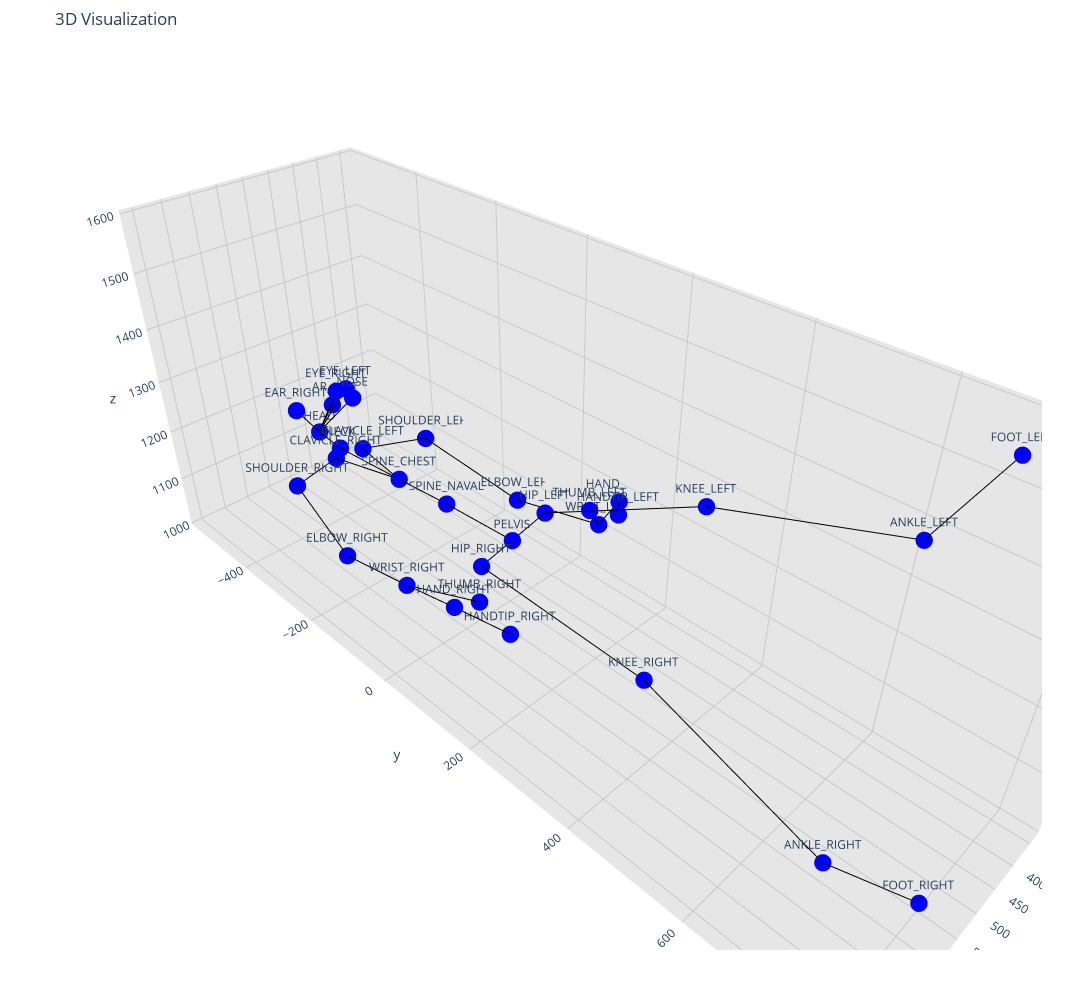

The notebook cell saved with this chart:
### Code cell
import torch
import pandas as pd
import plotly.graph_objs as go
from torch_geometric.data import Data

# Load the dataset
file_path = r"C:\Users\RAZER\Downloads\kinzData_panda_2025-05-28_02-45AM.csv"

df = pd.read_csv(file_path)
df = merged_df

# Define anatomical connections as edges
edges = torch.tensor([
    [0, 2],  # FOOT_RIGHT to ANKLE_RIGHT
    [1, 3],  # FOOT_LEFT to ANKLE_LEFT
    [2, 4],  # ANKLE_RIGHT to KNEE_RIGHT
    [3, 5],  # ANKLE_LEFT to KNEE_LEFT
    [4, 6],  # KNEE_RIGHT to HIP_RIGHT
    [5, 7],  # KNEE_LEFT to HIP_LEFT
    [6, 8],  # HIP_RIGHT to PELVIS
    [7, 8],  # HIP_LEFT to PELVIS
    [8, 9],  # PELVIS to SPINE_NAVAL
    [9, 10], # SPINE_NAVAL to SPINE_CHEST
    [10, 11],# SPINE_CHEST to CLAVICLE_RIGHT
    [10, 12],# SPINE_CHEST to CLAVICLE_LEFT
    [11, 13],# CLAVICLE_RIGHT to SHOULDER_RIGHT
    [12, 14],# CLAVICLE_LEFT to SHOULDER_LEFT
    [13, 15],# SHOULDER_RIGHT to ELBOW_RIGHT
    [14, 16],# SHOULDER_LEFT to ELBOW_LEFT
    [15, 17],# ELBOW_RIGHT to WRIST_RIGHT
    [16, 18],# ELBOW_LEFT to WRIST_LEFT
    [17, 19],# WRIST_RIGHT to HAND_RIGHT
    [18, 20],# WRIST_LEFT to HAND_LEFT
    [19, 21],# HAND_RIGHT to HANDTIP_RIGHT
    [20, 22],# HAND_LEFT to HANDTIP_LEFT
    [17, 23],# HANDTIP_RIGHT to THUMB_RIGHT
    [18, 24],# HANDTIP_LEFT to THUMB_LEFT
    [10, 25],# SPINE_CHEST to NECK
    [25, 26],# NECK to HEAD
    [26, 27],
    [26, 28],
    [26, 29],
    [26, 30],
    [26, 31]
]).t().contiguous()

# List of joints in the order they appear in the DataFrame
joints = [
    'FOOT_RIGHT', 'FOOT_LEFT', 'ANKLE_RIGHT', 'ANKLE_LEFT', 'KNEE_RIGHT', 'KNEE_LEFT',
    'HIP_RIGHT', 'HIP_LEFT', 'PELVIS', 'SPINE_NAVAL', 'SPINE_CHEST',
    'CLAVICLE_RIGHT', 'CLAVICLE_LEFT', 'SHOULDER_RIGHT', 'SHOULDER_LEFT',
    'ELBOW_RIGHT', 'ELBOW_LEFT', 'WRIST_RIGHT', 'WRIST_LEFT', 'HAND_RIGHT',
    'HAND_LEFT', 'HANDTIP_RIGHT', 'HANDTIP_LEFT', 'THUMB_RIGHT', 'THUMB_LEFT',
    'NECK', 'HEAD', 'NOSE', 'EYE_LEFT', 'EAR_LEFT', 'EYE_RIGHT', 'EAR_RIGHT'
]

# Function to extract node features and create a Data object
def create_data_object_vis(row):
    node_features = []
    node_positions = []  # Store (x, y, z) positions separately for Plotly visualization

    for joint in joints:
        x = row[f'{joint}_X']
        y = row[f'{joint}_Y']
        z = row[f'{joint}_Z']
        node_features.append([x, y, z])
        node_positions.append((x, y, z))  # Save position for each joint

    node_features = torch.tensor(node_features, dtype=torch.float)

    # Extract label (assuming 'frailty' is the target column)
    label = torch.tensor([row['t_uniform']], dtype=torch.float)

    # Create the Data object
    data = Data(x=node_features, edge_index=edges, y=label)

    return data, node_positions

# Function to plot the graph using Plotly
def plot_graph(node_positions):
    # Extract x, y, z coordinates from node_positions
    x_coords = [pos[0] for pos in node_positions]
    y_coords = [pos[1] for pos in node_positions]
    z_coords = [pos[2] for pos in node_positions]

    # Create edges for Plotly
    edge_x = []
    edge_y = []
    edge_z = []
    for edge in edges.t().tolist():
        x0, y0, z0 = node_positions[edge[0]]
        x1, y1, z1 = node_positions[edge[1]]
        edge_x.extend([x0, x1, None])
        edge_y.extend([y0, y1, None])
        edge_z.extend([z0, z1, None])

    # Plot the edges
    edge_trace = go.Scatter3d(
        x=edge_x, y=edge_y, z=edge_z,
        mode='lines',
        line=dict(color='black', width=2),
        hoverinfo='none'
    )

    # Plot the nodes with joint names
    node_trace = go.Scatter3d(
        x=x_coords, y=y_coords, z=z_coords,
        mode='markers+text',
        marker=dict(size=6, color='blue'),
        text=joints,  # Use the joint names as text labels
        hoverinfo='text'
    )

    # Create the figure with gridlines and joint names
    fig = go.Figure(
    data=[edge_trace, node_trace],
    layout=go.Layout(
        title='3D Visualization',
        width=2000,  # Increase width
        height=1000,  # Increase height
        showlegend=False,
        scene=dict(
            xaxis=dict(
                showbackground=True,
                backgroundcolor="rgb(230, 230, 230)",
                gridcolor="rgb(200, 200, 200)",
                showgrid=True,
                zerolinecolor="rgb(200, 200, 200)",
            ),
            yaxis=dict(
                showbackground=True,
                backgroundcolor="rgb(230, 230, 230)",
                gridcolor="rgb(200, 200, 200)",
                showgrid=True,
                zerolinecolor="rgb(200, 200, 200)",
            ),
            zaxis=dict(
                showbackground=True,
                backgroundcolor="rgb(230, 230, 230)",
                gridcolor="rgb(200, 200, 200)",
                showgrid=True,
                zerolinecolor="rgb(200, 200, 200)",
            ),
        ),
        margin=dict(l=50, r=50, b=50, t=50),))

    fig.show()

# Example usage with a single row (e.g., the first row in your DataFrame)
single_row = df.iloc[7]
data, node_positions = create_data_object_vis(single_row)

# Plot the graph using Plotly
plot_graph(node_positions)

### Figure 1 — Plotly figure (JSON) as saved in the notebook; plotly's stock layout.template omitted (floating-point values rounded to 4 significant figures)
{"data": [{"hoverinfo": "none", "line": {"color": "black", "width": 2}, "mode": "lines", "type": "scatter3d", "x": [600.7, 585.6, null, 419.5, 446.9, null, 585.6, 607.1, null, 446.9, 444.6, null, 607.1, 600.1, null, 444.6, 455.8, null, 600.1, 531.6, null, 455.8, 531.6, null, 531.6, 537.3, null, 537.3, 540.8, null, 540.8, 563.3, null, 540.8, 505.6, null, 563.3, 670.3, null, 505.6, 389.8, null, 670.3, 734.6, null, 389.8, 373.6, null, 734.6, 758.8, null, 373.6, 359.0, null, 758.8, 732.4, null, 359.0, 339.3, null, 732.4, 685.8, null, 339.3, 404.4, null, 758.8, 680.4, null, 359.0, 409.9, null, 540.8, 533.2, null, 533.2, 529.4, null, 529.4, 477.4, null, 529.4, 462.4, null, 529.4, 460.4, null, 529.4, 494.1, null, 529.4, 562.3, null], "y": [813.3, 681.0, null, 721.9, 652.2, null, 681.0, 383.9, null, 652.2, 344.1, null, 383.9, 44.5, null, 344.1, 39.83, null, 44.5, 42.29, null, 39.83, 42.29, null, 42.29, -110.8, null, -110.8, -233.1, null, -233.1, -388.8, null, -233.1, -386.5, null, -388.8, -353.1, null, -386.5, -346.4, null, -353.1, -119.8, null, -346.4, -112.8, null, -119.8, 64.62, null, -112.8, 70.78, null, 64.62, 136.1, null, 70.78, 96.78, null, 136.1, 200.4, null, 96.78, 151.9, null, 64.62, 130.1, null, 70.78, 95.69, null, -233.1, -418.4, null, -418.4, -488.5, null, -488.5, -443.2, null, -488.5, -485.4, null, -488.5, -541.8, null, -488.5, -469.4, null, -488.5, -504.4, null], "z": [1079.0, 1014.0, null, 1588.0, 1451.0, null, 1014.0, 1151.0, null, 1451.0, 1342.0, null, 1151.0, 1154.0, null, 1342.0, 1181.0, null, 1154.0, 1167.0, null, 1181.0, 1167.0, null, 1167.0, 1164.0, null, 1164.0, 1157.0, null, 1157.0, 1139.0, null, 1157.0, 1135.0, null, 1139.0, 1148.0, null, 1135.0, 1124.0, null, 1148.0, 1159.0, null, 1124.0, 1089.0, null, 1159.0, 1222.0, null, 1089.0, 1123.0, null, 1222.0, 1208.0, null, 1123.0, 1173.0, null, 1208.0, 1168.0, null, 1173.0, 1208.0, null, 1222.0, 1182.0, null, 1123.0, 1191.0, null, 1157.0, 1134.0, null, 1134.0, 1137.0, null, 1137.0, 1208.0, null, 1137.0, 1204.0, null, 1137.0, 1145.0, null, 1137.0, 1218.0, null, 1137.0, 1190.0, null]}, {"hoverinfo": "text", "marker": {"color": "blue", "size": 6}, "mode": "markers+text", "text": ["FOOT_RIGHT", "FOOT_LEFT", "ANKLE_RIGHT", "ANKLE_LEFT", "KNEE_RIGHT", "KNEE_LEFT", "HIP_RIGHT", "HIP_LEFT", "PELVIS", "SPINE_NAVAL", "SPINE_CHEST", "CLAVICLE_RIGHT", "CLAVICLE_LEFT", "SHOULDER_RIGHT", "SHOULDER_LEFT", "ELBOW_RIGHT", "ELBOW_LEFT", "WRIST_RIGHT", "WRIST_LEFT", "HAND_RIGHT", "HAND_LEFT", "HANDTIP_RIGHT", "HANDTIP_LEFT", "THUMB_RIGHT", "THUMB_LEFT", "NECK", "HEAD", "NOSE", "EYE_LEFT", "EAR_LEFT", "EYE_RIGHT", "EAR_RIGHT"], "type": "scatter3d", "x": [600.7, 419.5, 585.6, 446.9, 607.1, 444.6, 600.1, 455.8, 531.6, 537.3, 540.8, 563.3, 505.6, 670.3, 389.8, 734.6, 373.6, 758.8, 359.0, 732.4, 339.3, 685.8, 404.4, 680.4, 409.9, 533.2, 529.4, 477.4, 462.4, 460.4, 494.1, 562.3], "y": [813.3, 721.9, 681.0, 652.2, 383.9, 344.1, 44.5, 39.83, 42.29, -110.8, -233.1, -388.8, -386.5, -353.1, -346.4, -119.8, -112.8, 64.62, 70.78, 136.1, 96.78, 200.4, 151.9, 130.1, 95.69, -418.4, -488.5, -443.2, -485.4, -541.8, -469.4, -504.4], "z": [1079.0, 1588.0, 1014.0, 1451.0, 1151.0, 1342.0, 1154.0, 1181.0, 1167.0, 1164.0, 1157.0, 1139.0, 1135.0, 1148.0, 1124.0, 1159.0, 1089.0, 1222.0, 1123.0, 1208.0, 1173.0, 1168.0, 1208.0, 1182.0, 1191.0, 1134.0, 1137.0, 1208.0, 1204.0, 1145.0, 1218.0, 1190.0]}], "layout": {"height": 1000, "margin": {"b": 50, "l": 50, "r": 50, "t": 50}, "scene": {"xaxis": {"backgroundcolor": "rgb(230, 230, 230)", "gridcolor": "rgb(200, 200, 200)", "showbackground": true, "showgrid": true, "zerolinecolor": "rgb(200, 200, 200)"}, "yaxis": {"backgroundcolor": "rgb(230, 230, 230)", "gridcolor": "rgb(200, 200, 200)", "showbackground": true, "showgrid": true, "zerolinecolor": "rgb(200, 200, 200)"}, "zaxis": {"backgroundcolor": "rgb(230, 230, 230)", "gridcolor": "rgb(200, 200, 200)", "showbackground": true, "showgrid": true, "zerolinecolor": "rgb(200, 200, 200)"}}, "showlegend": false, "title": {"text": "3D Visualization"}, "width": 2000}}
